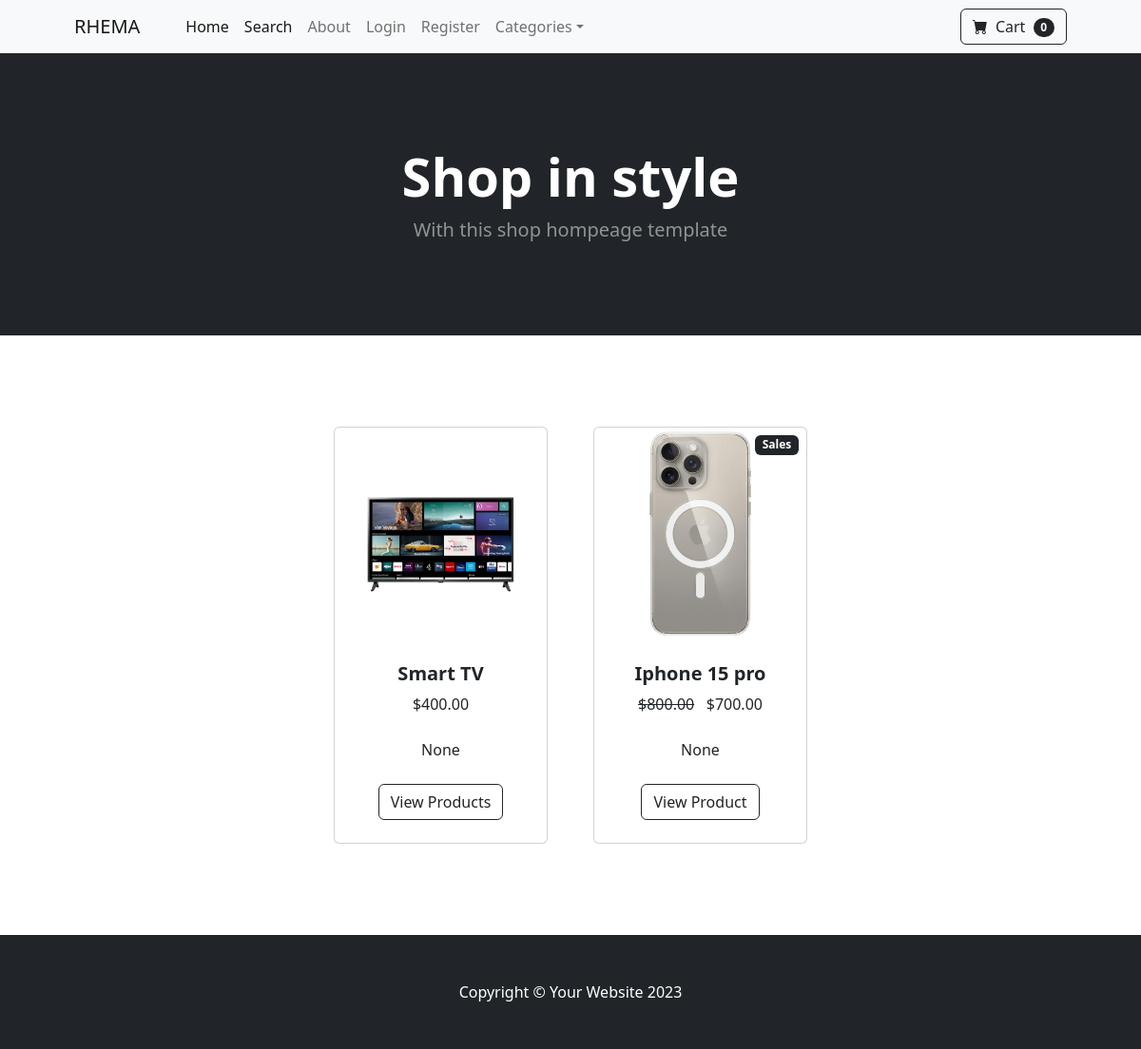
The page / on the database its author committed.
### store/models.py (models this page shows, shortened)
class Product(models.Model):
    name = models.CharField(max_length=255)
    price = models.DecimalField(default=0, decimal_places=2, max_digits=8)
    category = models.ForeignKey(Category,on_delete=models.CASCADE,default=1)
    description = models.CharField(max_length=255, blank=True, null=True)
    image = models.ImageField(upload_to='uploads/product/')
    is_sale = models.BooleanField(default=False)
    sale_price =  models.DecimalField(default=0, decimal_places=2, max_digits=8)

### store/views.py (the view)
# urls.py: 2. Add a URL to urlpatterns:  path('', views.home, name='home')
def home(request):
    products = Product.objects.all()
    return render(request, 'home.html', {'products': products})

### cart/cart.py (called while the page is built)
    def __len__(self):
        return len(self.cart)

### cart/context_processor.py (called while the page is built)
def cart(request):
    return{'cart': Cart(request)}

### store/templates/home.html
{% extends "base.html" %}
        {% block content %}
        <header class="bg-dark py-5">
            <div class="container px-4 px-lg-5 my-5">
                <div class="text-center text-white">
                    <h1 class="display-4 fw-bolder">Shop in style</h1>
                    <p class="lead fw-normal text-white-50 mb-0">With this shop hompeage template</p>
                </div>
            </div>
        </header>
        <section class="py-5">
            <div class="container px-4 px-lg-5 mt-5">
                <div class="row gx-4 gx-lg-5 row-cols-2 row-cols-md-3 row-cols-xl-4 justify-content-center">
                    {% for product in products %}
                        {% if product.is_sale %}
                        <div class="col mb-5">
                            <div class="card h-100">
                                <div class="badge bg-dark text-white position-absolute" style="top: 0.5rem; right: 0.5rem">Sales</div>
                                <img class="card-img-top" src="{{ product.image.url }}" alt="..." />
                                <div class="card-body p-4">
                                    <div class="text-center">
                                        <h5 class="fw-bolder">{{ product.name }}</h5>
                                        <strike>${{ product.price }}</strike> &nbsp
                                        ${{ product.sale_price }}
                                        <br></br>
                                        {{ product.description}}
                                    </div>
                                </div>
                                <div class="card-footer p-4 pt-0 border-top-0 bg-transparent">
                                    <div class="text-center"><a class="btn btn-outline-dark mt-auto" href="{% url 'product' product.id %}">View Product</a></div>
                                </div>
                            </div>
                        </div>
                        {% else %}
                    <div class="col mb-5">
                        <div class="card h-100">
                            <img class="card-img-top" src="{{ product.image.url }}" alt="..." />
                            <div class="card-body p-4">
                                <div class="text-center">
                                    <h5 class="fw-bolder">{{ product.name }}</h5>
                                    ${{ product.price }}
                                    <br></br>
                                    {{ product.description}}
                                </div>
                            </div>
                            <div class="card-footer p-4 pt-0 border-top-0 bg-transparent">
                                <div class="text-center"><a class="btn btn-outline-dark mt-auto" href="{% url 'product' product.id %}">View Products</a></div>
                            </div>
                        </div>
                    </div>
                    {% endif %}
                    {% endfor %}
        </section>
        {% endblock %}

### rows shown on the page
Product: image (picture), name "Smart TV", price "400.00", description "None"
Product: image (picture), name "Iphone 15 pro", price "800.00", sale_price "700.00", description "None"

### other values the page prints
{{ cart|length }} "0"
